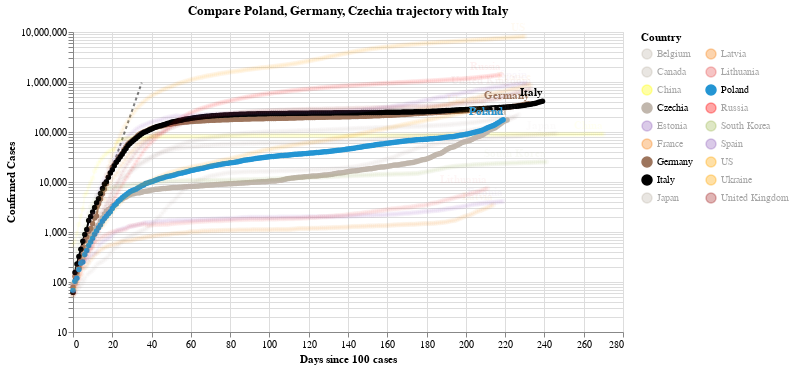

Here is the notebook cell this chart was saved with:
### Code cell
#hide_input
chart2 = make_since_chart(dff2,['Poland', 'Germany', 'Czechia'], baseline_countries)
chart2

### Figure 1 — Vega-Lite specification as saved in the notebook (floating-point values rounded to 4 significant figures; data arrays with more than 128 entries replaced by an {"elided": "..."} marker saying what was removed)
{"config": {"view": {"continuousWidth": 400, "continuousHeight": 300}}, "layer": [{"data": {"name": "data-628230001892d6798b50651be41d1b3e"}, "mark": {"type": "line", "color": "black", "opacity": 0.5, "strokeDash": [3, 3]}, "encoding": {"x": {"type": "quantitative", "field": "Days since 100 cases"}, "y": {"type": "quantitative", "field": "Confirmed Cases"}}}, {"data": {"name": "data-0ad66ba218f37f5138c7ed294320721c"}, "mark": {"type": "line", "point": true}, "encoding": {"color": {"type": "nominal", "field": "Country", "legend": {"columns": 2}, "scale": {"domain": ["Belgium", "Canada", "China", "Czechia", "Estonia", "France", "Germany", "Italy", "Japan", "Latvia", "Lithuania", "Poland", "Russia", "South Korea", "Spain", "US", "Ukraine", "United Kingdom"], "range": ["#C1B7AD", "#C1B7AD", "yellow", "#C1B7AD", "#9467bd", "#F58518", "#9D755D", "black", "#C1B7AD", "#F58518", "#E45756", "#2495D3", "red", "#A1BA59", "#9467bd", "orange", "orange", "brown"]}}, "opacity": {"condition": {"value": 1, "selection": "selector002"}, "value": 0.05}, "tooltip": [{"type": "nominal", "field": "Country"}, {"type": "temporal", "field": "Date"}, {"type": "quantitative", "field": "Confirmed Cases"}, {"type": "quantitative", "field": "Days since 100 cases"}], "x": {"type": "quantitative", "field": "Days since 100 cases"}, "y": {"type": "quantitative", "field": "Confirmed Cases", "scale": {"type": "log"}}}, "selection": {"selector002": {"type": "multi", "fields": ["Country"], "bind": "legend", "init": [{"Country": "Poland"}, {"Country": "Germany"}, {"Country": "Czechia"}, {"Country": "Italy"}]}}, "width": 550}, {"data": {"name": "data-0ad66ba218f37f5138c7ed294320721c"}, "mark": {"type": "text", "align": "right", "dy": -8, "fontWeight": "bold"}, "encoding": {"color": {"type": "nominal", "field": "Country", "legend": {"columns": 2}, "scale": {"domain": ["Belgium", "Canada", "China", "Czechia", "Estonia", "France", "Germany", "Italy", "Japan", "Latvia", "Lithuania", "Poland", "Russia", "South Korea", "Spain", "US", "Ukraine", "United Kingdom"], "range": ["#C1B7AD", "#C1B7AD", "yellow", "#C1B7AD", "#9467bd", "#F58518", "#9D755D", "black", "#C1B7AD", "#F58518", "#E45756", "#2495D3", "red", "#A1BA59", "#9467bd", "orange", "orange", "brown"]}}, "opacity": {"condition": {"value": 1, "selection": "selector002"}, "value": 0.05}, "text": {"type": "nominal", "field": "Country"}, "tooltip": [{"type": "nominal", "field": "Country"}, {"type": "temporal", "field": "Date"}, {"type": "quantitative", "field": "Confirmed Cases"}, {"type": "quantitative", "field": "Days since 100 cases"}], "x": {"type": "quantitative", "field": "Days since 100 cases"}, "y": {"type": "quantitative", "field": "Confirmed Cases", "scale": {"type": "log"}}}, "transform": [{"filter": "(datum['Date'] >= 1602979200000)"}], "width": 550}], "title": "Compare Poland, Germany, Czechia trajectory with Italy", "$schema": "https://vega.github.io/schema/vega-lite/v4.0.2.json", "datasets": {"data-628230001892d6798b50651be41d1b3e": [{"Days since 100 cases": 0, "Confirmed Cases": 100.0}, {"Days since 100 cases": 1, "Confirmed Cases": 130.0}, {"Days since 100 cases": 2, "Confirmed Cases": 169.0}, {"Days since 100 cases": 3, "Confirmed Cases": 219.7}, {"Days since 100 cases": 4, "Confirmed Cases": 285.6}, {"Days since 100 cases": 5, "Confirmed Cases": 371.3}, {"Days since 100 cases": 6, "Confirmed Cases": 482.7}, {"Days since 100 cases": 7, "Confirmed Cases": 627.5}, {"Days since 100 cases": 8, "Confirmed Cases": 815.7}, {"Days since 100 cases": 9, "Confirmed Cases": 1060.0}, {"Days since 100 cases": 10, "Confirmed Cases": 1379.0}, {"Days since 100 cases": 11, "Confirmed Cases": 1792.0}, {"Days since 100 cases": 12, "Confirmed Cases": 2330.0}, {"Days since 100 cases": 13, "Confirmed Cases": 3029.0}, {"Days since 100 cases": 14, "Confirmed Cases": 3937.0}, {"Days since 100 cases": 15, "Confirmed Cases": 5119.0}, {"Days since 100 cases": 16, "Confirmed Cases": 6654.0}, {"Days since 100 cases": 17, "Confirmed Cases": 8650.0}, {"Days since 100 cases": 18, "Confirmed Cases": 11250.0}, {"Days since 100 cases": 19, "Confirmed Cases": 14620.0}, {"Days since 100 cases": 20, "Confirmed Cases": 19000.0}, {"Days since 100 cases": 21, "Confirmed Cases": 24710.0}, {"Days since 100 cases": 22, "Confirmed Cases": 32120.0}, {"Days since 100 cases": 23, "Confirmed Cases": 41750.0}, {"Days since 100 cases": 24, "Confirmed Cases": 54280.0}, {"Days since 100 cases": 25, "Confirmed Cases": 70560.0}, {"Days since 100 cases": 26, "Confirmed Cases": 91730.0}, {"Days since 100 cases": 27, "Confirmed Cases": 119300.0}, {"Days since 100 cases": 28, "Confirmed Cases": 155000.0}, {"Days since 100 cases": 29, "Confirmed Cases": 201500.0}, {"Days since 100 cases": 30, "Confirmed Cases": 262000.0}, {"Days since 100 cases": 31, "Confirmed Cases": 340600.0}, {"Days since 100 cases": 32, "Confirmed Cases": 442800.0}, {"Days since 100 cases": 33, "Confirmed Cases": 575600.0}, {"Days since 100 cases": 34, "Confirmed Cases": 748300.0}, {"Days since 100 cases": 35, "Confirmed Cases": 972800.0}], "data-0ad66ba218f37f5138c7ed294320721c": {"elided": "4137 records"}}}
